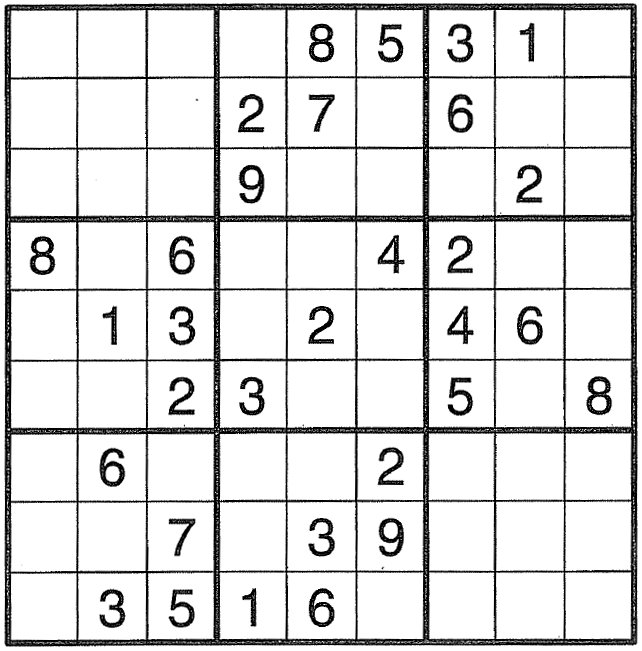
%> input picture SudokuSolver/3_Scanned/ScannedPuzzle3.jpg, 642 x 651 px
$ octave part3.m   (GNU Octave 9; MATLAB toolbox functions it lacks are replaced by stand-ins)
%> lines starting %> are read from the running program, lines starting %| are printed output that depends on the picture; in (x1, y1, x2, y2) boxes, pixels count from 0 and x2, y2 are one past the last pixel; in counts of white or black regions, pixels touching at a corner belong together; the program's own positions count from 1
image = imread('ScannedPuzzle3.jpg');
%> image is the input picture: size 651x642x3 uint8; min 0, max 255, mean 222.1
image = im2bw(image,0.5);
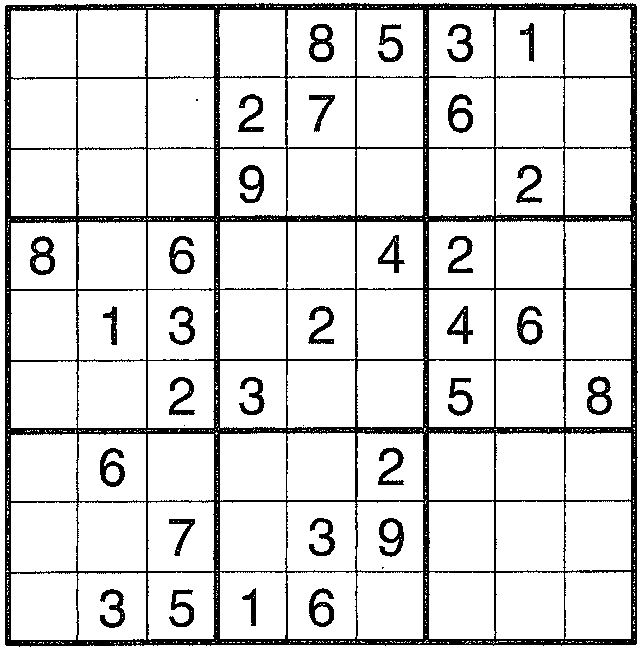
%> image: size 651x642 logical; 86.8% white; 37 black regions (5 under 20 px), largest, box (x1, y1, x2, y2) and area: (4, 3, 638, 647) 42694, (309, 24, 334, 62) 488, (30, 236, 55, 275) 487
im1 = ~image;
image = imclearborder(image);
%> image: size 651x642 logical; 83.8% white; 37 black regions (5 under 20 px), largest, box (x1, y1, x2, y2) and area: (0, 0, 642, 651) 55402, (309, 24, 334, 62) 488, (30, 236, 55, 275) 487


med = medfilt2(image);
%> med: size 651x642 logical; 83.5% white; 206 black regions (132 under 20 px), largest, box (x1, y1, x2, y2) and area: (0, 0, 642, 651) 53818, (309, 24, 334, 62) 497, (30, 236, 55, 275) 495

se = strel('square',8);
u1 = imclearborder(med);
u1 = imerode(u1,se);
%> u1: size 651x642 logical; 60.6% white; 39 black regions, largest, box (x1, y1, x2, y2) and area: (0, 0, 642, 651) 127905, (26, 232, 58, 278) 1286, (305, 20, 337, 65) 1278
u1 = imclearborder(u1);
u = imfill(u1,'holes');
%> u: size 651x642 logical; 69.4% white; 1 black region, box (x1, y1, x2, y2) and area: (0, 0, 642, 651) 127905
u = imdilate(u,se);
%> u: size 651x642 logical; 86.2% white; 1 black region, box (x1, y1, x2, y2) and area: (0, 0, 642, 651) 57786

med = xor(u,med);
%> med: size 651x642 logical; 3.4% white; 419 white regions (385 under 20 px), largest, box (x1, y1, x2, y2) and area: (309, 24, 334, 62) 497, (30, 236, 55, 275) 495, (587, 376, 612, 415) 490
se1 = strel('square',3);
c = fspecial('average');
med = imfilter(med,c);
%> med: size 651x642 logical; 3.1% white; 104 white regions (72 under 20 px), largest, box (x1, y1, x2, y2) and area: (309, 24, 334, 62) 500, (30, 236, 55, 275) 496, (587, 376, 612, 415) 491
med = imfilter(med,c);
%> med: size 651x642 logical; 3% white; 60 white regions (28 under 20 px), largest, box (x1, y1, x2, y2) and area: (309, 24, 334, 62) 501, (30, 236, 55, 275) 497, (587, 376, 612, 415) 492
med = imdilate(med,se1);
%> med: size 651x642 logical; 4.7% white; 60 white regions (18 under 20 px), largest, box (x1, y1, x2, y2) and area: (29, 235, 56, 276) 743, (308, 23, 335, 63) 739, (586, 375, 613, 416) 732

location=zeros(9,9);

i1 = imread('numbers3/1.jpg');
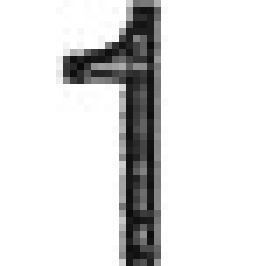
%> input picture SudokuSolver/output/part3/numbers3/1.jpg, 38 x 38 px (shown 7 times larger)
%> i1 is the input picture: size 38x38x3 uint8; min 10, max 255, mean 222.3
i1 = im2bw(i1,0.5);
%> i1: size 38x38 logical; 86% white; 1 black region, box (x1, y1, x2, y2) and area: (9, 0, 23, 38) 202
i1 = ~i1;
%> i1: size 38x38 logical; 14% white; 1 white region, box (x1, y1, x2, y2) and area: (9, 0, 23, 38) 202
imshow(i1);

i2 = imread('numbers3/2.jpg');
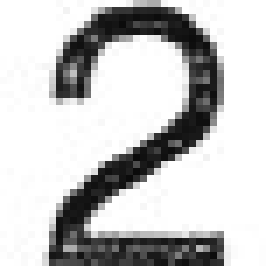
%> input picture SudokuSolver/output/part3/numbers3/2.jpg, 38 x 38 px (shown 7 times larger)
%> i2 is the input picture: size 38x38x3 uint8; min 10, max 255, mean 197.1
i2 = im2bw(i2,0.5);
%> i2: size 38x38 logical; 74.6% white; 1 black region, box (x1, y1, x2, y2) and area: (7, 1, 32, 38) 367
i2 = ~i2;
%> i2: size 38x38 logical; 25.4% white; 1 white region, box (x1, y1, x2, y2) and area: (7, 1, 32, 38) 367


i3 = imread('numbers3/3.jpg');
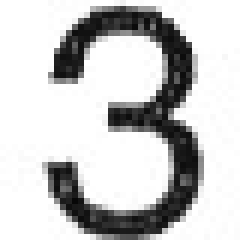
%> input picture SudokuSolver/output/part3/numbers3/3.jpg, 40 x 40 px (shown 6 times larger)
%> i3 is the input picture: size 40x40x3 uint8; min 7, max 255, mean 200.4
i3 = im2bw(i3,0.5);
%> i3: size 40x40 logical; 76.7% white; 1 black region, box (x1, y1, x2, y2) and area: (8, 1, 33, 40) 373
i3 = ~i3;
%> i3: size 40x40 logical; 23.3% white; 1 white region, box (x1, y1, x2, y2) and area: (8, 1, 33, 40) 373

i4 = imread('numbers3/4.jpg');
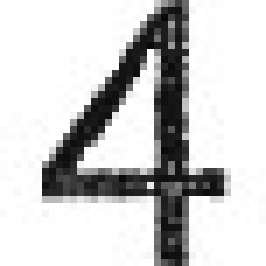
%> input picture SudokuSolver/output/part3/numbers3/4.jpg, 38 x 38 px (shown 7 times larger)
%> i4 is the input picture: size 38x38x3 uint8; min 8, max 255, mean 204.5
i4 = im2bw(i4,0.5);
%> i4: size 38x38 logical; 78.3% white; 1 black region, box (x1, y1, x2, y2) and area: (6, 0, 32, 38) 314
i4 = ~i4;
%> i4: size 38x38 logical; 21.7% white; 1 white region, box (x1, y1, x2, y2) and area: (6, 0, 32, 38) 314

i5 = imread('numbers3/5.jpg');
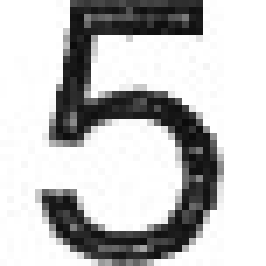
%> input picture SudokuSolver/output/part3/numbers3/5.jpg, 38 x 38 px (shown 7 times larger)
%> i5 is the input picture: size 38x38x3 uint8; min 11, max 255, mean 193.3
i5 = im2bw(i5,0.5);
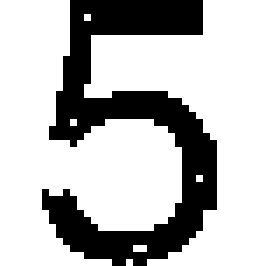
%> i5: size 38x38 logical (shown 7 times larger); 73% white; 1 black region, box (x1, y1, x2, y2) and area: (6, 0, 31, 38) 390
i5 = ~i5;
%> i5: size 38x38 logical; 27% white; 1 white region, box (x1, y1, x2, y2) and area: (6, 0, 31, 38) 390

%> (the run ends here)
